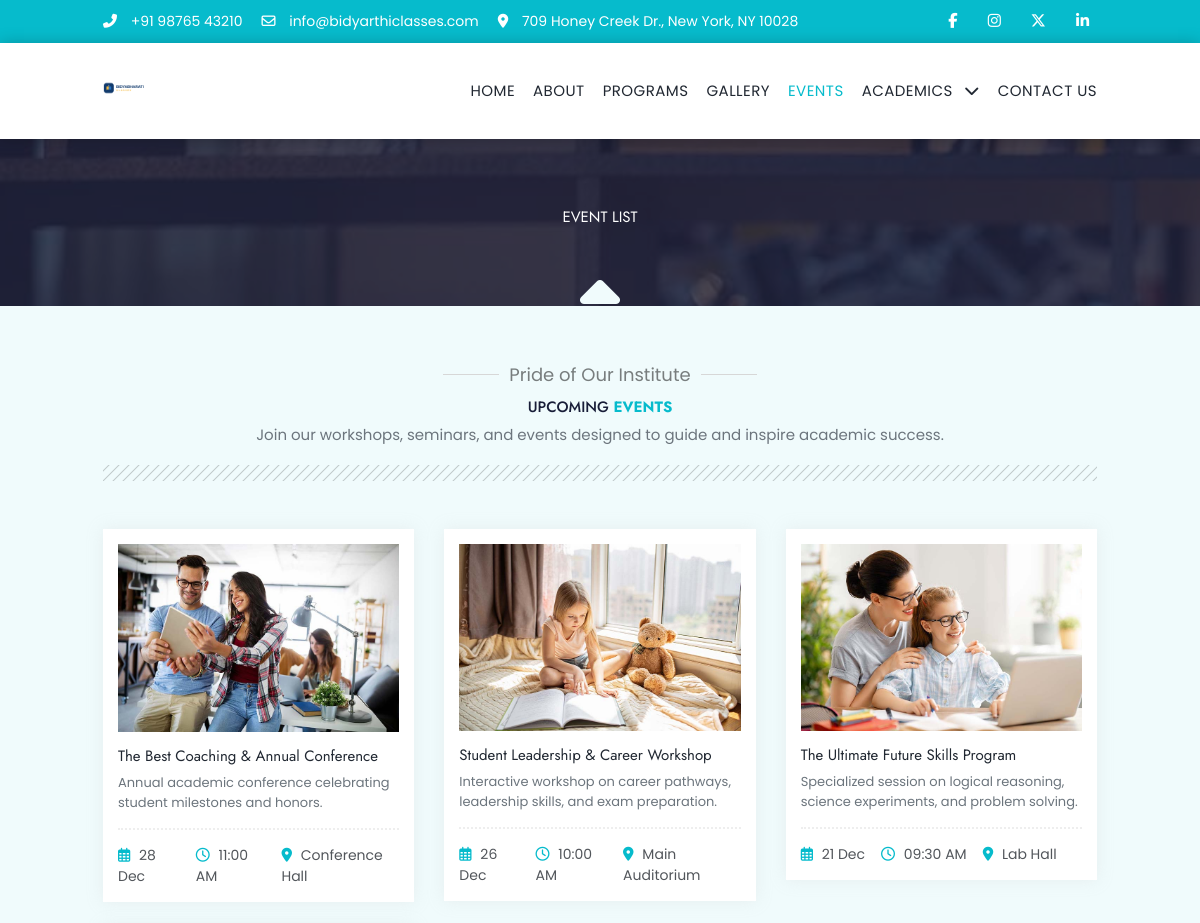
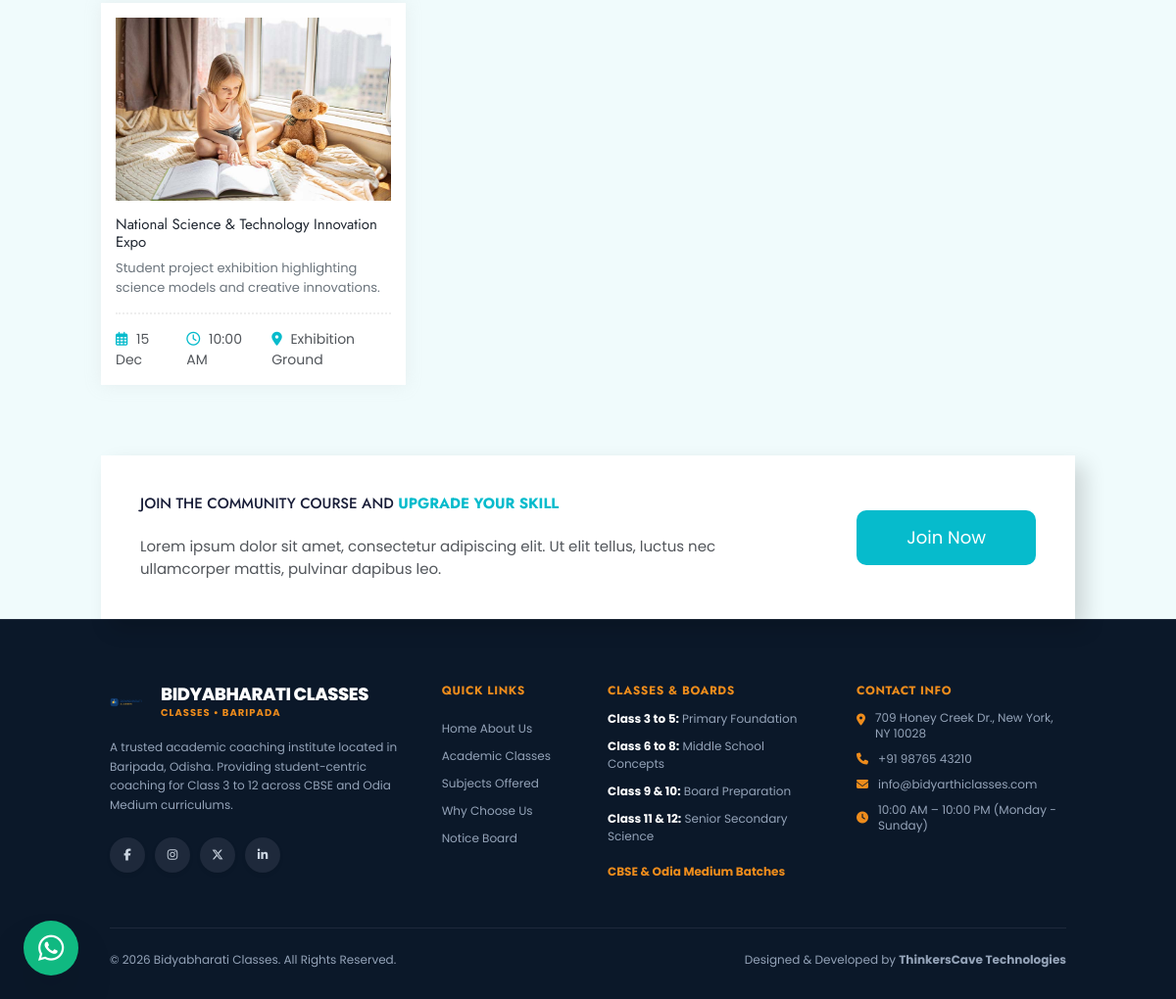
/event.php, run on the app's committed database (2 pictures, top to bottom).
### tables this page shows
CREATE TABLE IF NOT EXISTS `site_settings` (
  `id` INT PRIMARY KEY DEFAULT 1,
  `site_name` VARCHAR(150) DEFAULT 'Bidyabharati Classes',
  `logo_path` VARCHAR(255) DEFAULT 'uploads/logo.png',
  `favicon_path` VARCHAR(255) DEFAULT 'assets/images/bidyarthilogo.png',
  `phone` VARCHAR(50) DEFAULT '+91 98765 43210',
  `email` VARCHAR(100) DEFAULT 'info@bidyarthiclasses.com',
  `address` TEXT,
  `working_hours` VARCHAR(255) DEFAULT '10:00 AM – 10:00 PM (Monday - Sunday)',
  `map_iframe` TEXT,
  `facebook_url` VARCHAR(255) DEFAULT 'https://facebook.com',
  `twitter_url` VARCHAR(255) DEFAULT 'https://twitter.com',
  `instagram_url` VARCHAR(255) DEFAULT 'https://instagram.com',
  `linkedin_url` VARCHAR(255) DEFAULT 'https://linkedin.com',
  `updated_at` TIMESTAMP DEFAULT CURRENT_TIMESTAMP ON UPDATE CURRENT_TIMESTAMP
);

CREATE TABLE IF NOT EXISTS `events` (
  `id` INT AUTO_INCREMENT PRIMARY KEY,
  `title` VARCHAR(255) NOT NULL,
  `event_date` DATE NOT NULL,
  `event_time` VARCHAR(100) DEFAULT '10:00 AM',
  `location` VARCHAR(255) DEFAULT 'Baripada Campus',
  `description` TEXT,
  `rating` INT DEFAULT 5,
  `image_path` VARCHAR(255) DEFAULT '',
  `status` ENUM('active', 'inactive') DEFAULT 'active',
  `created_at` TIMESTAMP DEFAULT CURRENT_TIMESTAMP
);

### event.php (the view, shortened to what the rows shown need)
<?php include 'includes/header.php'; ?>
    <section class="breadcrumb-main">
      <div class="container">
        <div class="breadcrumb-inner">
          <h2>Event List</h2>
        </div>
      </div>
    </section>
    <section class="courses news-events pt-5 pb-5">
      <div class="container">
        <div class="wrap-customize">
          <div class="row">
            <?php
            try {
              $eventsStmt = $pdo->query("SELECT * FROM events WHERE status = 'active' ORDER BY event_date DESC");
              $eventsList = $eventsStmt->fetchAll();
            } catch (Exception $e) {
              $eventsList = [];
            }
            foreach ($eventsList as $evt):
              $evtImg = !empty($evt['image_path']) ? htmlspecialchars($evt['image_path']) : 'assets/images/courses/event-1.jpg';
              $evtDate = date('d M', strtotime($evt['event_date']));
            ?>
            <div class="col-lg-4 col-md-6 mb-4 customize-wrap wow fadeInUp">
              <div class="customize-item">
                <div class="sv-image">
                  <img src="<?= $evtImg ?>" alt="<?= htmlspecialchars($evt['title']) ?>" />
                </div>
                <div class="customize-ct">
                  <h4>
                    <a href="javascript:void(0)"><?= htmlspecialchars($evt['title']) ?></a>
                  </h4>
                  <?php if (!empty($evt['description'])): ?>
                    <p class="text-muted text-sm mt-2 mb-0" style="font-size: 13px; text-transform: none; font-weight: normal; font-family: inherit;"><?= htmlspecialchars($evt['description']) ?></p>
                  <?php endif; ?>
                </div>
                <div class="customize-bottom">
                  <ul class="d-flex justify-content-start">
                    <li class="mr-3"><i class="far fa-calendar-alt"></i> <?= $evtDate ?></li>
                    <li class="mr-3"><i class="far fa-clock"></i> <?= htmlspecialchars($evt['event_time'] ?? '10AM') ?></li>
                    <li><i class="fas fa-map-marker-alt"></i> <?= htmlspecialchars($evt['location'] ?? 'Baripada') ?></li>
                  </ul>
                </div>
              </div>
            </div>
            <?php endforeach; ?>
          </div>
        </div>
      </div>
    </section>
    <?php include 'includes/footer.php'; ?>

### includes/header.php (shortened to what the rows shown need)
<?php
require_once __DIR__ . '/db.php';
try {
    $stmtSiteSettings = $pdo->query("SELECT * FROM site_settings WHERE id = 1");
    $site_info = $stmtSiteSettings->fetch() ?: [];
} catch (Exception $e) {
    $site_info = [];
}
?>
<!DOCTYPE html>
<html xmlns="http://www.w3.org/1999/xhtml" lang="zxx">
  <head>
    <link href="assets/css/bootstrap.min.css" rel="stylesheet" type="text/css" />
    <link href="assets/css/style.css?v=<?= filemtime(__DIR__ . '/../assets/css/style.css') ?>" rel="stylesheet" type="text/css" />
    <link href="assets/css/plugin.css" rel="stylesheet" type="text/css" />
    <link rel="stylesheet" href="https://cdnjs.cloudflare.com/ajax/libs/font-awesome/6.5.1/css/all.min.css" />
    <script src="https://cdn.tailwindcss.com"></script>
    <script id="tailwind-config">
    tailwind.config = {
      darkMode: "class",
      theme: {
        extend: {
          colors: {
            "tertiary": "#342300",
            "secondary-fixed-dim": "#a4c9ff",
            "tertiary-container": "#4f3700",
            "on-secondary-fixed-variant": "#004884",
            "on-surface-variant": "#43474f",
            "background": "#f8f9ff",
            "secondary-fixed": "#d4e3ff",
            "error-container": "#ffdad6",
            "surface-container-low": "#eff4ff",
            "outline": "#737780",
            "surface-dim": "#cbdbf5",
            "on-tertiary-fixed-variant": "#5e4200",
            "on-secondary-container": "#003c70",
            "surface-bright": "#f8f9ff",
            "primary-fixed": "#d5e3ff",
            "on-tertiary": "#ffffff",
            "on-tertiary-fixed": "#271900",
            "on-primary-container": "#84a6df",
            "surface-container-high": "#dce9ff",
            "on-surface": "#0b1c30",
            "secondary-container": "#64a8fe",
            "on-tertiary-container": "#d39c25",
            "secondary": "#005fac",
            "inverse-primary": "#a8c8ff",
            "surface-tint": "#3c5f93",
            "surface-container-highest": "#d3e4fe",
            "surface-variant": "#d3e4fe",
            "on-error-container": "#93000a",
            "on-error": "#ffffff",
            "surface-container-lowest": "#ffffff",
            "tertiary-fixed": "#ffdea7",
            "outline-variant": "#c3c6d0",
            "on-primary-fixed": "#001b3c",
            "inverse-on-surface": "#eaf1ff",
            "on-secondary-fixed": "#001c39",
            "primary-fixed-dim": "#a8c8ff",
            "surface-container": "#e5eeff",
            "error": "#ba1a1a",
            "on-background": "#0b1c30",
            "surface": "#f8f9ff",
            "on-secondary": "#ffffff",
            "tertiary-fixed-dim": "#f8bd45",
            "inverse-surface": "#213145",
            "on-primary-fixed-variant": "#22477a",
            "primary": "#00254e",
            "on-primary": "#ffffff",
            "primary-container": "#123b6d"
          },
          borderRadius: {
            "DEFAULT": "0.25rem",
            "lg": "0.5rem",
            "xl": "0.75rem",
            "full": "9999px"
          },
          spacing: {
            "space-xs": "0.25rem",
            "space-xl": "2.5rem",
            "margin": "2rem",
            "margin-mobile": "1rem",
            "space-sm": "0.5rem",
            "gutter-mobile": "1rem",
            "space-lg": "1.5rem",
            "space-md": "1rem",
            "gutter": "1.5rem"
          },
          fontFamily: {
            "display-hero-mobile": [ "Outfit", "sans-serif" ],
            "body-lg": [ "Inter", "sans-serif" ],
            "display-hero": [ "Outfit", "sans-serif" ],
            "headline-md": [ "Outfit", "sans-serif" ],
            "headline-lg-mobile": [ "Outfit", "sans-serif" ],
            "label-lg": [ "Outfit", "sans-serif" ],
            "headline-lg": [ "Outfit", "sans-serif" ],
            "headline-sm": [ "Outfit", "sans-serif" ],
            "stat-counter": [ "Outfit", "sans-serif" ],
            "label-md": [ "Outfit", "sans-serif" ],
            "body-sm": [ "Inter", "sans-serif" ],
            "body-md": [ "Inter", "sans-serif" ]
          },
          fontSize: {
            "display-hero-mobile": [ "36px", { "lineHeight": "44px", "letterSpacing": "-0.015em", "fontWeight": "700" } ],
            "body-lg": [ "18px", { "lineHeight": "28px", "fontWeight": "400" } ],
            "display-hero": [ "56px", { "lineHeight": "64px", "letterSpacing": "-0.02em", "fontWeight": "700" } ],
            "headline-md": [ "28px", { "lineHeight": "36px", "fontWeight": "600" } ],
            "headline-lg-mobile": [ "28px", { "lineHeight": "36px", "letterSpacing": "-0.01em", "fontWeight": "700" } ],
            "label-lg": [ "14px", { "lineHeight": "20px", "letterSpacing": "0.02em", "fontWeight": "600" } ],
            "headline-lg": [ "40px", { "lineHeight": "48px", "letterSpacing": "-0.01em", "fontWeight": "700" } ],
            "headline-sm": [ "20px", { "lineHeight": "28px", "fontWeight": "600" } ],
            "stat-counter": [ "48px", { "lineHeight": "52px", "fontWeight": "700" } ],
            "label-md": [ "12px", { "lineHeight": "16px", "letterSpacing": "0.04em", "fontWeight": "600" } ],
            "body-sm": [ "14px", { "lineHeight": "20px", "fontWeight": "400" } ],
            "body-md": [ "16px", { "lineHeight": "24px", "fontWeight": "400" } ]
          }
        }
      }
    };
    </script>
  </head>
  <body class="home-2">
    <header class="main_header_area">
      <div class="topbar-wrap">
        <div class="container">
          <div class="top-info d-flex justify-content-between align-items-center">
            <ul class="t-address">
              <?php if (!empty($site_info['phone'])): ?>
                <li><i class="fas fa-phone-alt"></i> <a href="tel:<?= htmlspecialchars($site_info['phone']) ?>" style="color: inherit;"><?= htmlspecialchars($site_info['phone']) ?></a></li>
              <?php endif; ?>
              <?php if (!empty($site_info['email'])): ?>
                <li><i class="far fa-envelope"></i> <a href="mailto:<?= htmlspecialchars($site_info['email']) ?>"><?= htmlspecialchars($site_info['email']) ?></a></li>
              <?php endif; ?>
              <?php if (!empty($site_info['address'])): ?>
                <li><i class="fas fa-map-marker-alt"></i> <?= htmlspecialchars($site_info['address']) ?></li>
              <?php endif; ?>
            </ul>
          </div>
        </div>
      </div>
      <div class="header_menu">
        <nav class="navbar navbar-default">
          <div class="container">
            <div class="navbar-flex d-flex align-items-center justify-content-between w-100">
              <div class="navbar-header">
                <a class="navbar-brand text-center" href="index.php">
                  <img src="<?= !empty($site_info['logo_path']) ? htmlspecialchars($site_info['logo_path']) : 'assets/images/logo.png' ?>" alt="<?= htmlspecialchars($site_info['site_name'] ?? 'Logo') ?>" style="max-height: 50px;" />
                </a>
              </div>
            </div>
          </div>
        </nav>
      </div>
    </header>

### includes/footer.php (shortened to what the rows shown need)
    <footer class="bg-[#0b1829] text-white pt-16 pb-8 border-t border-[#1e293b]" id="footer">
      <div class="container mx-auto px-4 sm:px-6 lg:px-8">
        <div class="grid grid-cols-1 md:grid-cols-2 lg:grid-cols-12 gap-10 pb-12 border-b border-[#1e293b]">
          <div class="lg:col-span-4 space-y-4">
            <div class="flex items-center gap-3">
              <img alt="<?= htmlspecialchars($site_info['site_name'] ?? 'Bidyabharati Classes Logo') ?>" class="h-10 w-auto object-contain" src="<?= !empty($site_info['logo_path']) ? htmlspecialchars($site_info['logo_path']) : 'assets/images/logo.png' ?>"/>
              <div>
                <p class="font-poppins font-extrabold text-lg leading-none tracking-tight text-white uppercase"><?= htmlspecialchars($site_info['site_name'] ?? 'BIDYABHARATI') ?></p>
                <p class="font-poppins font-bold text-[10px] tracking-widest text-[#ee8c1c] uppercase mt-0.5">CLASSES • BARIPADA</p>
              </div>
            </div>
          </div>
          <div class="lg:col-span-3 space-y-3">
            <div class="space-y-2.5 text-xs text-[#94a3b8]">
              <p class="flex items-start gap-2.5">
                <i class="fa-solid fa-location-dot text-[#ee8c1c] mt-0.5 text-xs"></i>
                <span class="text-[#94a3b8]"><?= !empty($site_info['address']) ? htmlspecialchars($site_info['address']) : 'Baripada, Mayurbhanj, Odisha - 757001' ?></span>
              </p>
              <p class="flex items-center gap-2.5">
                <i class="fa-solid fa-phone text-[#ee8c1c] text-xs"></i>
                <a class="text-[#94a3b8] hover:text-white transition-colors" href="tel:<?= htmlspecialchars($site_info['phone'] ?? '+919437380042') ?>"><?= htmlspecialchars($site_info['phone'] ?? '+91 94373 80042') ?></a>
              </p>
              <p class="flex items-center gap-2.5">
                <i class="fa-solid fa-envelope text-[#ee8c1c] text-xs"></i>
                <a class="text-[#94a3b8] hover:text-white transition-colors" href="mailto:<?= htmlspecialchars($site_info['email'] ?? 'info@bidyabharaticlasses.com') ?>"><?= htmlspecialchars($site_info['email'] ?? 'info@bidyabharaticlasses.com') ?></a>
              </p>
              <p class="flex items-center gap-2.5">
                <i class="fa-solid fa-clock text-[#ee8c1c] text-xs"></i>
                <span class="text-[#94a3b8]"><?= !empty($site_info['working_hours']) ? htmlspecialchars($site_info['working_hours']) : 'Mon - Sat: 7:00 AM - 8:00 PM' ?></span>
              </p>
            </div>
          </div>
        </div>
      </div>
    </footer>
  </body>
</html>

### data on the page
site_settings: phone "+91 98765 43210", email "info@bidyarthiclasses.com", address "709 Honey Creek Dr., New York, NY 10028", logo_path (picture), site_name "BIDYABHARATI CLASSES", working_hours "10:00 AM – 10:00 PM (Monday - Sunday)"
events: image_path (picture), title "The Best Coaching & Annual Conference", description "Annual academic conference celebrating student milestones and honors.", event_date "28 Dec", event_time "11:00 AM", location "Conference Hall"
events: image_path (picture), title "Student Leadership & Career Workshop", description "Interactive workshop on career pathways, leadership skills, and exam preparation.", event_date "26 Dec", event_time "10:00 AM", location "Main Auditorium"
events: image_path (picture), title "The Ultimate Future Skills Program", description "Specialized session on logical reasoning, science experiments, and problem solving.", event_date "21 Dec", event_time "09:30 AM", location "Lab Hall"
events: image_path (picture), title "National Science & Technology Innovation Expo", description "Student project exhibition highlighting science models and creative innovations.", event_date "15 Dec", event_time "10:00 AM", location "Exhibition Ground"
